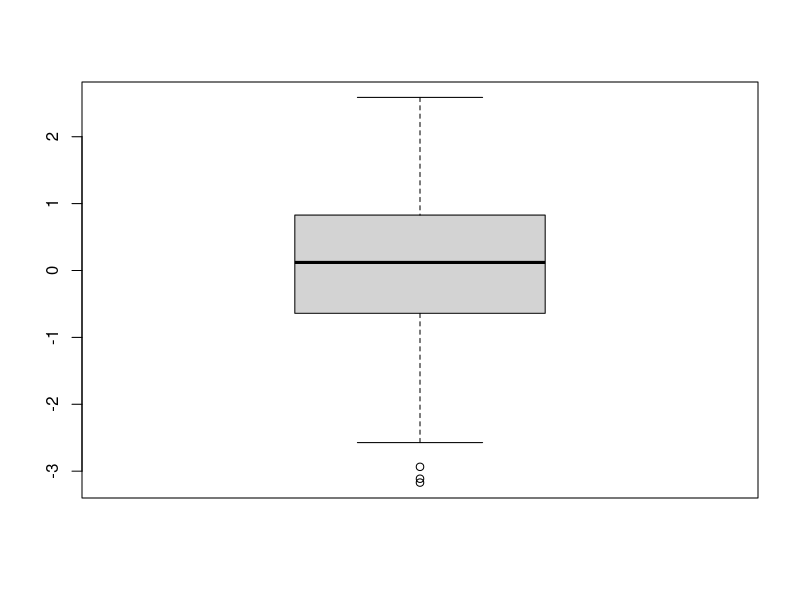

Reproduce this figure in R.
x<-c(NA,3,4,NA,NA)
print(x)
na.omit(x)
na.exclude(x)
print(x)
dat<-data.frame(
  marks1 = c(NA,22,NA,49,75),
  marks2 = c(81,14,NA,61,12),
  marks3 = c(78.5,19.325,NA,28,48.002)
)
print(dat)
summary(dat)
dat$marks1[is.na(dat$marks1)]<-mean(dat$marks1,na.rm=TRUE)
dat$marks2[is.na(dat$marks2)]<-mean(dat$marks2,na.rm=TRUE)
dat$marks3[is.na(dat$marks3)]<-mean(dat$marks3,na.rm=TRUE)
print(dat)
summary(dat)

install.packages("Hmisc")
library(Hmisc)

data<-data.frame(
  marks1 = c(NA,22,NA,49,75),
  marks2 = c(81,14,NA,61,12),
  marks3 = c(78.5,19.325,NA,28,48.002)
)
print(data)

data$marks1<-impute(data$marks1,median,na.rm=TRUE)
data$marks2<-impute(data$marks2,median,na.rm=TRUE)
data$marks3<-impute(data$marks3,median,na.rm=TRUE)
print(data)

da<-rnorm(500)
data[1:10]<-c(46,9,15,-90,42,50,-82,74,61,-32)
boxplot(da)
